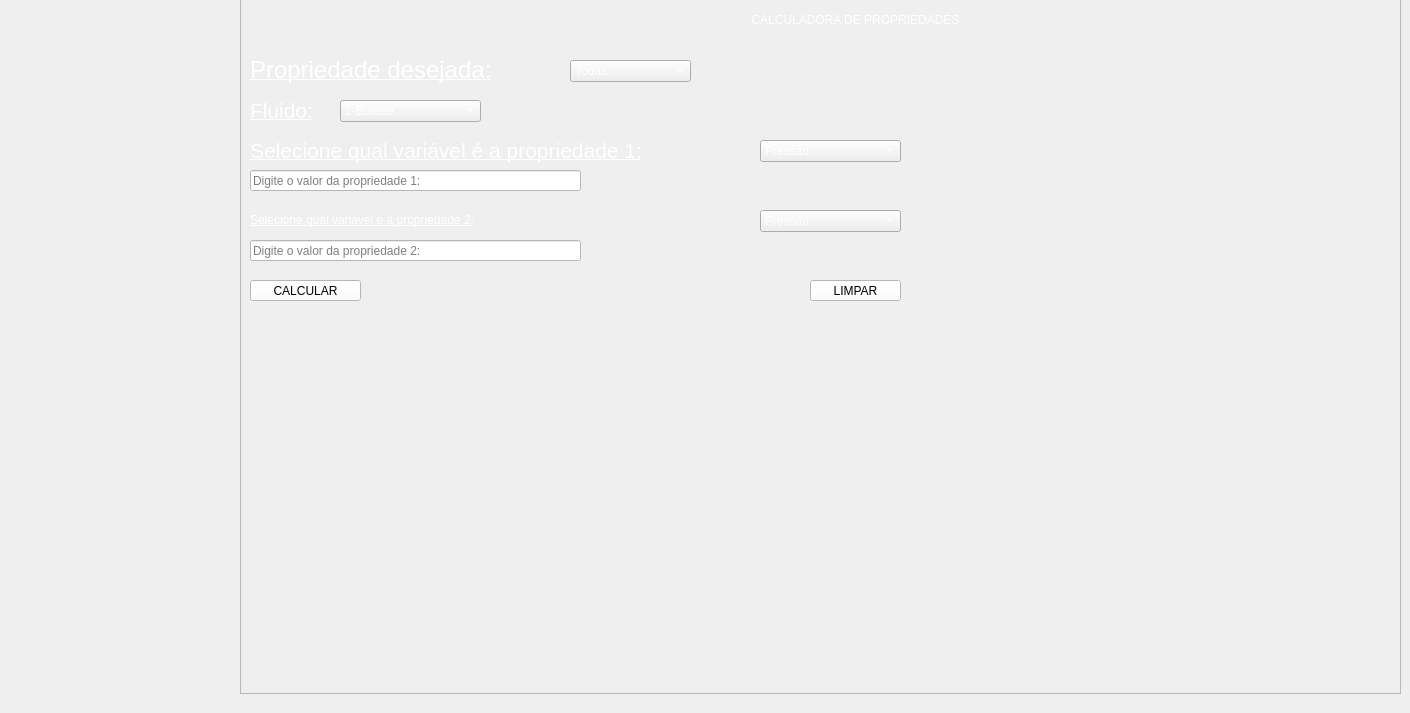
            <widget class="QWidget" name="pg_home">
             <widget class="QLabel" name="logo">
              <property name="geometry">
               <rect>
                <x>0</x>
                <y>-40</y>
                <width>241</width>
                <height>331</height>
               </rect>
              </property>
              <property name="text">
               <string>&lt;html&gt;&lt;head/&gt;&lt;body&gt;&lt;p align=&quot;center&quot;&gt;&lt;img src=&quot;:/icons/icons/logo.png&quot;/&gt;&lt;/p&gt;&lt;/body&gt;&lt;/html&gt;</string>
              </property>
             </widget>
             <widget class="QFrame" name="calcular_prop">
              <property name="geometry">
               <rect>
                <x>240</x>
                <y>-10</y>
                <width>1161</width>
                <height>704</height>
               </rect>
              </property>
              <property name="frameShape">
               <enum>QFrame::StyledPanel</enum>
              </property>
              <property name="frameShadow">
               <enum>QFrame::Raised</enum>
              </property>
              <widget class="QLabel" name="label_18">
               <property name="geometry">
                <rect>
                 <x>10</x>
                 <y>100</y>
                 <width>81</width>
                 <height>41</height>
                </rect>
               </property>
               <property name="styleSheet">
                <string notr="true">color: rgb(255, 255, 255);
text-decoration: underline;
font: 8pt &quot;MS Shell Dlg 2&quot;;</string>
               </property>
               <property name="text">
                <string>&lt;html&gt;&lt;head/&gt;&lt;body&gt;&lt;p&gt;&lt;span style=&quot; font-size:16pt;&quot;&gt;Fluido:&lt;/span&gt;&lt;/p&gt;&lt;/body&gt;&lt;/html&gt;</string>
               </property>
              </widget>
              <widget class="QComboBox" name="comboBoxFluido">
               <property name="geometry">
                <rect>
                 <x>100</x>
                 <y>110</y>
                 <width>141</width>
                 <height>22</height>
                </rect>
               </property>
               <property name="styleSheet">
                <string notr="true">color: rgb(255, 255, 255);</string>
               </property>
               <item>
                <property name="text">
                 <string>1-Butene</string>
                </property>
               </item>
               <item>
                <property name="text">
                 <string>Acetone</string>
                </property>
               </item>
               <item>
                <property name="text">
                 <string>Air</string>
                </property>
               </item>
               <item>
                <property name="text">
                 <string>Ammonia</string>
                </property>
               </item>
               <item>
                <property name="text">
                 <string>Benzene</string>
                </property>
               </item>
               <item>
                <property name="text">
                 <string>CarbonDioxide</string>
                </property>
               </item>
               <item>
                <property name="text">
                 <string>CarbonMonoxide</string>
                </property>
               </item>
               <item>
                <property name="text">
                 <string>CycloHexane</string>
                </property>
               </item>
               <item>
                <property name="text">
                 <string>Ethane</string>
                </property>
               </item>
               <item>
                <property name="text">
                 <string>Ethanol</string>
                </property>
               </item>
               <item>
                <property name="text">
                 <string>HeavyWater</string>
                </property>
               </item>
               <item>
                <property name="text">
                 <string>Helium</string>
                </property>
               </item>
               <item>
                <property name="text">
                 <string>Hydrogen</string>
                </property>
               </item>
               <item>
                <property name="text">
                 <string>IsoButane</string>
                </property>
               </item>
               <item>
                <property name="text">
                 <string>IsoButene</string>
                </property>
               </item>
               <item>
                <property name="text">
                 <string>Isohexane</string>
                </property>
               </item>
               <item>
                <property name="text">
                 <string>Isopentane</string>
                </property>
               </item>
               <item>
                <property name="text">
                 <string>Methane</string>
                </property>
               </item>
               <item>
                <property name="text">
                 <string>Methanol</string>
                </property>
               </item>
               <item>
                <property name="text">
                 <string>Neon</string>
                </property>
               </item>
               <item>
                <property name="text">
                 <string>Nitrogen</string>
                </property>
               </item>
               <item>
                <property name="text">
                 <string>Oxygen</string>
                </property>
               </item>
               <item>
                <property name="text">
                 <string>Propyne</string>
                </property>
               </item>
               <item>
                <property name="text">
                 <string>R11</string>
                </property>
               </item>
               <item>
                <property name="text">
                 <string>R113</string>
                </property>
               </item>
               <item>
                <property name="text">
                 <string>R114</string>
                </property>
               </item>
               <item>
                <property name="text">
                 <string>R115</string>
                </property>
               </item>
               <item>
                <property name="text">
                 <string>R116</string>
                </property>
               </item>
               <item>
                <property name="text">
                 <string>R123</string>
                </property>
               </item>
               <item>
                <property name="text">
                 <string>R124</string>
                </property>
               </item>
               <item>
                <property name="text">
                 <string>R125</string>
                </property>
               </item>
               <item>
                <property name="text">
                 <string>R134a</string>
                </property>
               </item>
               <item>
                <property name="text">
                 <string>R141b</string>
                </property>
               </item>
               <item>
                <property name="text">
                 <string>R142b</string>
                </property>
               </item>
               <item>
                <property name="text">
                 <string>R143a</string>
                </property>
               </item>
               <item>
                <property name="text">
                 <string>R21</string>
                </property>
               </item>
               <item>
                <property name="text">
                 <string>R218</string>
                </property>
               </item>
               <item>
                <property name="text">
                 <string>R22</string>
                </property>
               </item>
               <item>
                <property name="text">
                 <string>R40</string>
                </property>
               </item>
               <item>
                <property name="text">
                 <string>R404A</string>
                </property>
               </item>
               <item>
                <property name="text">
                 <string>R410A</string>
                </property>
               </item>
               <item>
                <property name="text">
                 <string>R507A</string>
                </property>
               </item>
               <item>
                <property name="text">
                 <string>SulfurDioxide</string>
                </property>
               </item>
               <item>
                <property name="text">
                 <string>R410A</string>
                </property>
               </item>
               <item>
                <property name="text">
                 <string>Water</string>
                </property>
               </item>
               <item>
                <property name="text">
                 <string>Xenon</string>
                </property>
               </item>
               <item>
                <property name="text">
                 <string>n-Butane</string>
                </property>
               </item>
               <item>
                <property name="text">
                 <string>n-Decane</string>
                </property>
               </item>
               <item>
                <property name="text">
                 <string>n-Dodecane</string>
                </property>
               </item>
               <item>
                <property name="text">
                 <string>n-Heptane</string>
                </property>
               </item>
               <item>
                <property name="text">
                 <string>n-Hexane</string>
                </property>
               </item>
               <item>
                <property name="text">
                 <string>n-Nonane</string>
                </property>
               </item>
               <item>
                <property name="text">
                 <string>n-Octane</string>
                </property>
               </item>
               <item>
                <property name="text">
                 <string>n-Pentane</string>
                </property>
               </item>
               <item>
                <property name="text">
                 <string>n-Propane</string>
                </property>
               </item>
               <item>
                <property name="text">
                 <string>n-Undecane</string>
                </property>
               </item>
               <item>
                <property name="text">
                 <string>o-Xylene</string>
                </property>
               </item>
               <item>
                <property name="text">
                 <string>p-Xylene</string>
                </property>
               </item>
               <item>
                <property name="text">
                 <string>trans-2-Butene</string>
                </property>
               </item>
              </widget>
              <widget class="QLabel" name="label_19">
               <property name="geometry">
                <rect>
                 <x>10</x>
                 <y>60</y>
                 <width>301</width>
                 <height>41</height>
                </rect>
               </property>
               <property name="styleSheet">
                <string notr="true">color: rgb(255, 255, 255);
text-decoration: underline;
font: 8pt &quot;MS Shell Dlg 2&quot;;
font: 16pt &quot;MS Shell Dlg 2&quot;;</string>
               </property>
               <property name="text">
                <string>&lt;html&gt;&lt;head/&gt;&lt;body&gt;&lt;p&gt;&lt;span style=&quot; font-size:18pt;&quot;&gt;Propriedade desejada:&lt;/span&gt;&lt;/p&gt;&lt;/body&gt;&lt;/html&gt;</string>
               </property>
              </widget>
              <widget class="QComboBox" name="comboBoxprop">
               <property name="geometry">
                <rect>
                 <x>330</x>
                 <y>70</y>
                 <width>121</width>
                 <height>22</height>
                </rect>
               </property>
               <property name="styleSheet">
                <string notr="true">color: rgb(255, 255, 255);</string>
               </property>
               <item>
                <property name="text">
                 <string>Todas</string>
                </property>
               </item>
               <item>
                <property name="text">
                 <string>Pressão</string>
                </property>
               </item>
               <item>
                <property name="text">
                 <string>Temperatura</string>
                </property>
               </item>
               <item>
                <property name="text">
                 <string>Volume específico</string>
                </property>
               </item>
               <item>
                <property name="text">
                 <string>Energia interna</string>
                </property>
               </item>
               <item>
                <property name="text">
                 <string>Entalpia</string>
                </property>
               </item>
               <item>
                <property name="text">
                 <string>Entropia</string>
                </property>
               </item>
               <item>
                <property name="text">
                 <string>Título</string>
                </property>
               </item>
              </widget>
              <widget class="QLabel" name="label_20">
               <property name="geometry">
                <rect>
                 <x>10</x>
                 <y>140</y>
                 <width>501</width>
                 <height>41</height>
                </rect>
               </property>
               <property name="styleSheet">
                <string notr="true">color: rgb(255, 255, 255);
text-decoration: underline;
font: 8pt &quot;MS Shell Dlg 2&quot;;</string>
               </property>
               <property name="text">
                <string>&lt;html&gt;&lt;head/&gt;&lt;body&gt;&lt;p&gt;&lt;span style=&quot; font-size:16pt;&quot;&gt;Selecione qual variável é a propriedade 1:&lt;/span&gt;&lt;/p&gt;&lt;/body&gt;&lt;/html&gt;</string>
               </property>
              </widget>
              <widget class="QComboBox" name="comboBoxprop1">
               <property name="geometry">
                <rect>
                 <x>520</x>
                 <y>150</y>
                 <width>141</width>
                 <height>22</height>
                </rect>
               </property>
               <property name="styleSheet">
                <string notr="true">color: rgb(255, 255, 255);</string>
               </property>
               <item>
                <property name="text">
                 <string>Pressão</string>
                </property>
               </item>
               <item>
                <property name="text">
                 <string>Temperatura</string>
                </property>
               </item>
               <item>
                <property name="text">
                 <string>Volume específico</string>
                </property>
               </item>
               <item>
                <property name="text">
                 <string>Energia interna</string>
                </property>
               </item>
               <item>
                <property name="text">
                 <string>Entalpia</string>
                </property>
               </item>
               <item>
                <property name="text">
                 <string>Entropia</string>
                </property>
               </item>
               <item>
                <property name="text">
                 <string>Título</string>
                </property>
               </item>
              </widget>
              <widget class="QComboBox" name="comboBoxprop2">
               <property name="geometry">
                <rect>
                 <x>520</x>
                 <y>220</y>
                 <width>141</width>
                 <height>22</height>
                </rect>
               </property>
               <property name="styleSheet">
                <string notr="true">color: rgb(255, 255, 255);</string>
               </property>
               <item>
                <property name="text">
                 <string>Pressão</string>
                </property>
               </item>
               <item>
                <property name="text">
                 <string>Temperatura</string>
                </property>
               </item>
               <item>
                <property name="text">
                 <string>Volume específico</string>
                </property>
               </item>
               <item>
                <property name="text">
                 <string>Energia interna</string>
                </property>
               </item>
               <item>
                <property name="text">
                 <string>Entalpia</string>
                </property>
               </item>
               <item>
                <property name="text">
                 <string>Entropia</string>
                </property>
               </item>
               <item>
                <property name="text">
                 <string>Título</string>
                </property>
               </item>
              </widget>
              <widget class="QLabel" name="label_21">
               <property name="geometry">
                <rect>
                 <x>10</x>
                 <y>210</y>
                 <width>501</width>
                 <height>41</height>
                </rect>
               </property>
               <property name="styleSheet">
                <string notr="true">color: rgb(255, 255, 255);
text-decoration: underline;
font: 8pt &quot;MS Shell Dlg 2&quot;;
font: 16pt &quot;MS Shell Dlg 2&quot;;</string>
               </property>
               <property name="text">
                <string>&lt;html&gt;&lt;head/&gt;&lt;body&gt;&lt;p&gt;Selecione qual variável é a propriedade 2:&lt;/p&gt;&lt;/body&gt;&lt;/html&gt;</string>
               </property>
              </widget>
              <widget class="QLineEdit" name="propriedade1">
               <property name="geometry">
                <rect>
                 <x>10</x>
                 <y>180</y>
                 <width>331</width>
                 <height>21</height>
                </rect>
               </property>
               <property name="styleSheet">
                <string notr="true">background-color: rgb(255, 255, 255);
font: 14pt &quot;MS Shell Dlg 2&quot;;</string>
               </property>
               <property name="inputMask">
                <string/>
               </property>
               <property name="text">
                <string/>
               </property>
               <property name="placeholderText">
                <string>Digite o valor da propriedade 1:</string>
               </property>
              </widget>
              <widget class="QLineEdit" name="propriedade2">
               <property name="geometry">
                <rect>
                 <x>10</x>
                 <y>250</y>
                 <width>331</width>
                 <height>21</height>
                </rect>
               </property>
               <property name="styleSheet">
                <string notr="true">background-color: rgb(255, 255, 255);
font: 14pt &quot;MS Shell Dlg 2&quot;;</string>
               </property>
               <property name="inputMask">
                <string/>
               </property>
               <property name="text">
                <string/>
               </property>
               <property name="placeholderText">
                <string>Digite o valor da propriedade 2:</string>
               </property>
              </widget>
              <widget class="QLabel" name="propriedadeEncontrada">
               <property name="geometry">
                <rect>
                 <x>130</x>
                 <y>290</y>
                 <width>431</width>
                 <height>31</height>
                </rect>
               </property>
               <property name="styleSheet">
                <string notr="true">color: rgb(255, 255, 255);
font: 14pt &quot;MS Shell Dlg 2&quot;;</string>
               </property>
               <property name="text">
                <string>&lt;html&gt;&lt;head/&gt;&lt;body&gt;&lt;p align=&quot;center&quot;&gt;&lt;br/&gt;&lt;/p&gt;&lt;/body&gt;&lt;/html&gt;</string>
               </property>
              </widget>
              <widget class="QLabel" name="valor_pressao">
               <property name="geometry">
                <rect>
                 <x>10</x>
                 <y>370</y>
                 <width>371</width>
                 <height>41</height>
                </rect>
               </property>
               <property name="styleSheet">
                <string notr="true">font: 14pt &quot;MS Shell Dlg 2&quot;;
color: rgb(255, 255, 255);</string>
               </property>
               <property name="text">
                <string/>
               </property>
              </widget>
              <widget class="QLabel" name="valor_temperatura">
               <property name="geometry">
                <rect>
                 <x>10</x>
                 <y>410</y>
                 <width>381</width>
                 <height>31</height>
                </rect>
               </property>
               <property name="styleSheet">
                <string notr="true">font: 14pt &quot;MS Shell Dlg 2&quot;;
color: rgb(255, 255, 255);</string>
               </property>
               <property name="text">
                <string/>
               </property>
              </widget>
              <widget class="QLabel" name="valor_volume">
               <property name="geometry">
                <rect>
                 <x>10</x>
                 <y>440</y>
                 <width>421</width>
                 <height>31</height>
                </rect>
               </property>
               <property name="styleSheet">
                <string notr="true">font: 14pt &quot;MS Shell Dlg 2&quot;;
color: rgb(255, 255, 255);</string>
               </property>
               <property name="text">
                <string/>
               </property>
              </widget>
              <widget class="QLabel" name="valor_energia">
               <property name="geometry">
                <rect>
                 <x>590</x>
                 <y>380</y>
                 <width>421</width>
                 <height>31</height>
                </rect>
               </property>
               <property name="styleSheet">
                <string notr="true">font: 14pt &quot;MS Shell Dlg 2&quot;;
color: rgb(255, 255, 255);</string>
               </property>
               <property name="text">
                <string/>
               </property>
              </widget>
              <widget class="QLabel" name="valor_entalpia">
               <property name="geometry">
                <rect>
                 <x>590</x>
                 <y>410</y>
                 <width>431</width>
                 <height>31</height>
                </rect>
               </property>
               <property name="styleSheet">
                <string notr="true">font: 14pt &quot;MS Shell Dlg 2&quot;;
color: rgb(255, 255, 255);</string>
               </property>
               <property name="text">
                <string/>
               </property>
              </widget>
              <widget class="QLabel" name="valor_entropia">
               <property name="geometry">
                <rect>
                 <x>590</x>
                 <y>440</y>
                 <width>441</width>
                 <height>31</height>
                </rect>
               </property>
               <property name="styleSheet">
                <string notr="true">font: 14pt &quot;MS Shell Dlg 2&quot;;
color: rgb(255, 255, 255);</string>
               </property>
               <property name="text">
                <string/>
               </property>
              </widget>
              <widget class="QPushButton" name="limpar_prop">
               <property name="geometry">
                <rect>
                 <x>570</x>
                 <y>290</y>
                 <width>91</width>
                 <height>21</height>
                </rect>
               </property>
               <property name="cursor">
                <cursorShape>OpenHandCursor</cursorShape>
               </property>
               <property name="styleSheet">
                <string notr="true">background-color: rgb(255, 255, 255);</string>
               </property>
               <property name="text">
                <string>LIMPAR</string>
               </property>
               <property name="icon">
                <iconset resource="icons.qrc">
                 <normaloff>:/icons/icons/baseline_delete_forever_black_24dp.png</normaloff>:/icons/icons/baseline_delete_forever_black_24dp.png</iconset>
               </property>
              </widget>
              <widget class="QPushButton" name="botaoprop">
               <property name="geometry">
                <rect>
                 <x>10</x>
                 <y>290</y>
                 <width>111</width>
                 <height>21</height>
                </rect>
               </property>
               <property name="cursor">
                <cursorShape>OpenHandCursor</cursorShape>
               </property>
               <property name="styleSheet">
                <string notr="true">background-color: rgb(255, 255, 255);</string>
               </property>
               <property name="text">
                <string>CALCULAR</string>
               </property>
               <property name="icon">
                <iconset resource="icons.qrc">
                 <normaloff>:/icons/icons/baseline_calculate_black_24dp.png</normaloff>:/icons/icons/baseline_calculate_black_24dp.png</iconset>
               </property>
              </widget>
              <widget class="QLabel" name="label_22">
               <property name="geometry">
                <rect>
                 <x>10</x>
                 <y>0</y>
                 <width>1211</width>
                 <height>61</height>
                </rect>
               </property>
               <property name="styleSheet">
                <string notr="true">color: rgb(255, 255, 255);
font: 20pt &quot;MS Shell Dlg 2&quot;;
</string>
               </property>
               <property name="text">
                <string>&lt;html&gt;&lt;head/&gt;&lt;body&gt;&lt;p align=&quot;center&quot;&gt;CALCULADORA DE PROPRIEDADES&lt;/p&gt;&lt;/body&gt;&lt;/html&gt;</string>
               </property>
              </widget>
              <widget class="QLabel" name="vapor">
               <property name="geometry">
                <rect>
                 <x>590</x>
                 <y>540</y>
                 <width>641</width>
                 <height>31</height>
                </rect>
               </property>
               <property name="styleSheet">
                <string notr="true">font: 14pt &quot;MS Shell Dlg 2&quot;;
color: rgb(255, 255, 255);</string>
               </property>
               <property name="text">
                <string/>
               </property>
              </widget>
              <widget class="QLabel" name="liquido">
               <property name="geometry">
                <rect>
                 <x>10</x>
                 <y>540</y>
                 <width>581</width>
                 <height>31</height>
                </rect>
               </property>
               <property name="styleSheet">
                <string notr="true">font: 14pt &quot;MS Shell Dlg 2&quot;;
color: rgb(255, 255, 255);</string>
               </property>
               <property name="text">
                <string/>
               </property>
              </widget>
              <widget class="QLabel" name="liquido2">
               <property name="geometry">
                <rect>
                 <x>10</x>
                 <y>570</y>
                 <width>581</width>
                 <height>31</height>
                </rect>
               </property>
               <property name="styleSheet">
                <string notr="true">font: 14pt &quot;MS Shell Dlg 2&quot;;
color: rgb(255, 255, 255);</string>
               </property>
               <property name="text">
                <string/>
               </property>
              </widget>
              <widget class="QLabel" name="vapor2">
               <property name="geometry">
                <rect>
                 <x>590</x>
                 <y>570</y>
                 <width>651</width>
                 <height>31</height>
                </rect>
               </property>
               <property name="styleSheet">
                <string notr="true">font: 14pt &quot;MS Shell Dlg 2&quot;;
color: rgb(255, 255, 255);</string>
               </property>
               <property name="text">
                <string/>
               </property>
              </widget>
              <widget class="QLabel" name="liquido3">
               <property name="geometry">
                <rect>
                 <x>10</x>
                 <y>600</y>
                 <width>581</width>
                 <height>31</height>
                </rect>
               </property>
               <property name="styleSheet">
                <string notr="true">font: 14pt &quot;MS Shell Dlg 2&quot;;
color: rgb(255, 255, 255);</string>
               </property>
               <property name="text">
                <string/>
               </property>
              </widget>
              <widget class="QLabel" name="vapor3">
               <property name="geometry">
                <rect>
                 <x>590</x>
                 <y>600</y>
                 <width>641</width>
                 <height>31</height>
                </rect>
               </property>
               <property name="styleSheet">
                <string notr="true">font: 14pt &quot;MS Shell Dlg 2&quot;;
color: rgb(255, 255, 255);</string>
               </property>
               <property name="text">
                <string/>
               </property>
              </widget>
              <widget class="QLabel" name="liquido4">
               <property name="geometry">
                <rect>
                 <x>10</x>
                 <y>630</y>
                 <width>681</width>
                 <height>31</height>
                </rect>
               </property>
               <property name="styleSheet">
                <string notr="true">font: 14pt &quot;MS Shell Dlg 2&quot;;
color: rgb(255, 255, 255);</string>
               </property>
               <property name="text">
                <string/>
               </property>
              </widget>
              <widget class="QLabel" name="vapor4">
               <property name="geometry">
                <rect>
                 <x>590</x>
                 <y>630</y>
                 <width>621</width>
                 <height>31</height>
                </rect>
               </property>
               <property name="styleSheet">
                <string notr="true">font: 14pt &quot;MS Shell Dlg 2&quot;;
color: rgb(255, 255, 255);</string>
               </property>
               <property name="text">
                <string/>
               </property>
              </widget>
              <widget class="QLabel" name="saturacao">
               <property name="geometry">
                <rect>
                 <x>10</x>
                 <y>490</y>
                 <width>1161</width>
                 <height>41</height>
                </rect>
               </property>
               <property name="styleSheet">
                <string notr="true">color: rgb(255, 255, 255);
font: 75 8pt &quot;MS Shell Dlg 2&quot;;
font: 16pt &quot;MS Shell Dlg 2&quot;;</string>
               </property>
               <property name="text">
                <string>&lt;html&gt;&lt;head/&gt;&lt;body&gt;&lt;p align=&quot;center&quot;&gt;&lt;br/&gt;&lt;/p&gt;&lt;/body&gt;&lt;/html&gt;</string>
               </property>
              </widget>
              <widget class="QLabel" name="resultados">
               <property name="geometry">
                <rect>
                 <x>10</x>
                 <y>340</y>
                 <width>641</width>
                 <height>31</height>
                </rect>
               </property>
               <property name="styleSheet">
                <string notr="true">font: 75 8pt &quot;MS Shell Dlg 2&quot;;
font: 16pt &quot;MS Shell Dlg 2&quot;;
color: rgb(255, 255, 255);</string>
               </property>
               <property name="text">
                <string>&lt;html&gt;&lt;head/&gt;&lt;body&gt;&lt;p&gt;&lt;br/&gt;&lt;/p&gt;&lt;/body&gt;&lt;/html&gt;</string>
               </property>
              </widget>
             </widget>
            </widget>
